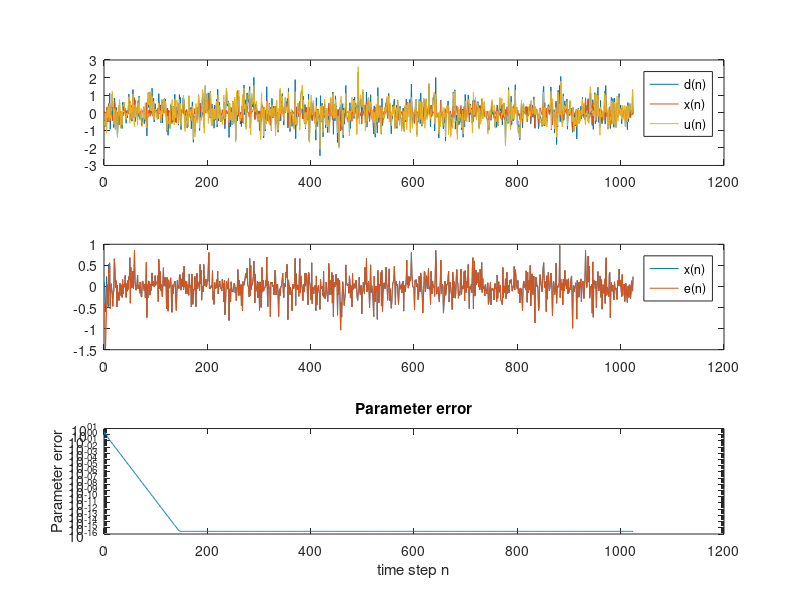
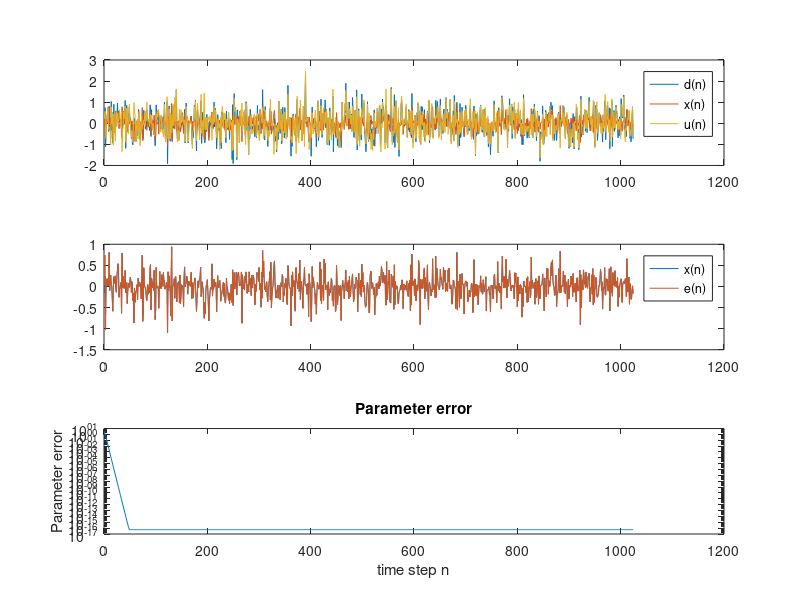
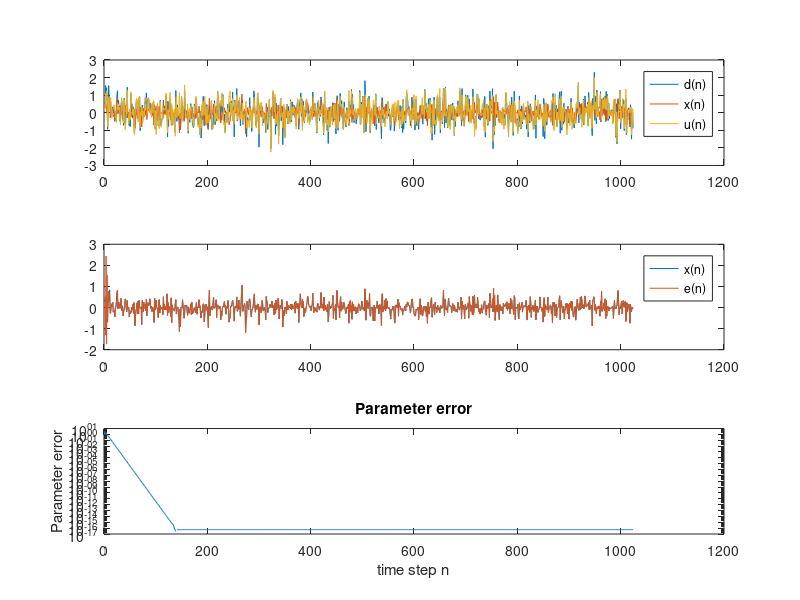
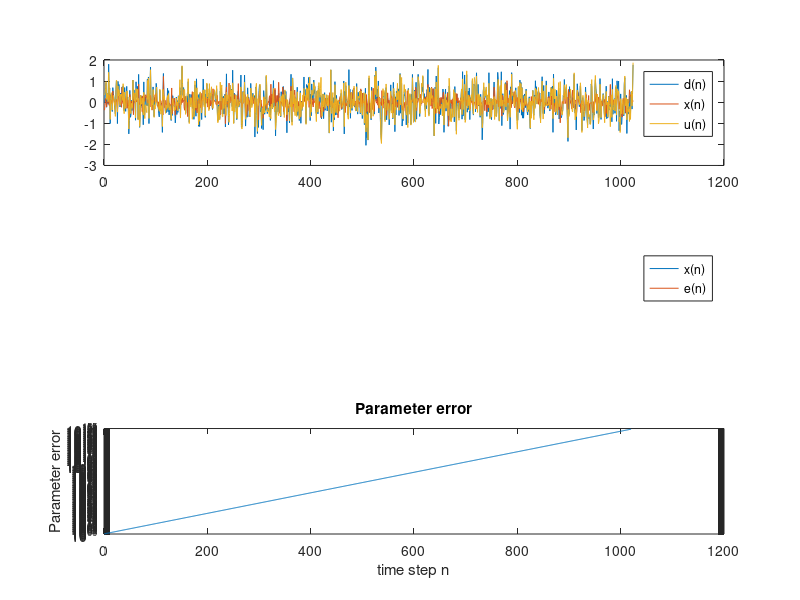

These charts were generated, in order, by the following MATLAB code:
clear all;
n=1024;
sv=0.32;   
for mu=1.0 : 1.5 :5.5
        figure(2*mu)
    %% signal
    A=sqrt(0.15)*randn(n,1);
    A=A-mean(A);
    fi=pi/6;
    x=zeros(n,1); % initialize
    N=1:n;
    for i=1:n
      x(i)=A(i)*sin((pi/8)*i+fi);
    end
    u=zeros(n,1);
    % noise
    v=sqrt(0.32)*randn(n,1);
    v=v-mean(v);
    % d(n) signal
    d=zeros(n,1);
    for i=1:n
    d(i)=x(i)+v(i);%add noise
    end
    % sensor value
    u(1)=v(1);
    u(2)=0.25*u(1)+v(2);
    for i=3:n
        u(i)=0.25*u(i-1)-0.12*u(i-2)+v(i);
    end
    subplot (3,1,1);
    plot([d x u])
    legend({'d(n)', 'x(n)', 'u(n)'})
    %% fir filter
    A=[1 -0.25 0.12;-0.25 1.12 0;0.12 -0.25 1];
    B=[sv 0 0];
    r=mldivide(A,B');
    p=[sv;0;0];
    R_u=[r(1) r(2) r(3);r(2) r(1) r(2);r(3) r(2) r(1)];
    wo=mldivide(R_u,p);
    Jmin=0.395 - p'*inv(R_u)*p;
    [D V]=eig(R_u);
    V=V*[1;1;1];
    2/max(V);
    w=[-1.5; -1.5 ; -1.5];
   % mu=2;
    wt=zeros([3,n]);
    wt(:,1)=w;
    y=zeros(n,1);
    for i=3:n
      w = w + mu*(p-R_u*w); % Adaptation steps
      wt(:,i) = w;
      y(i) = u(i:-1:i-2)' * w; % filter
    end
    e=zeros(n,1);
    e=d-y;
    subplot(3,1,2);
    plot([x e])
    legend({'x(n)', 'e(n)'})
    %parameter error
    subplot(3,1,3); 
    % figure(3)
    we = (wt - wo*ones(1,n)).^2;
    e = sqrt(sum(we));
    semilogy(e);
    xlabel('time step n');
    ylabel('Parameter error');
    title('Parameter error');

end
